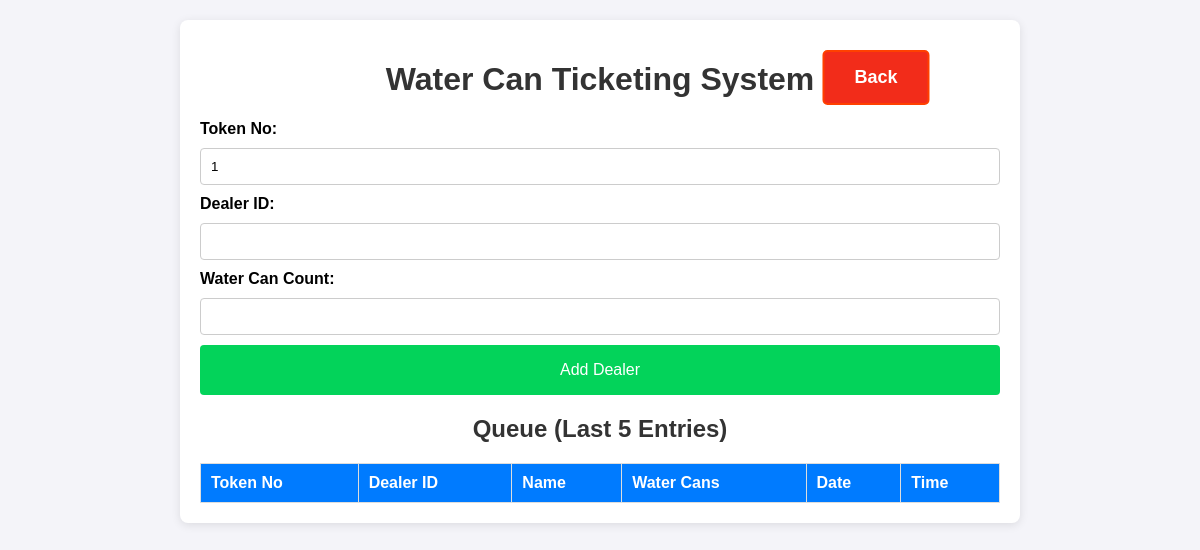
The page /data_entry on the database as committed earlier.
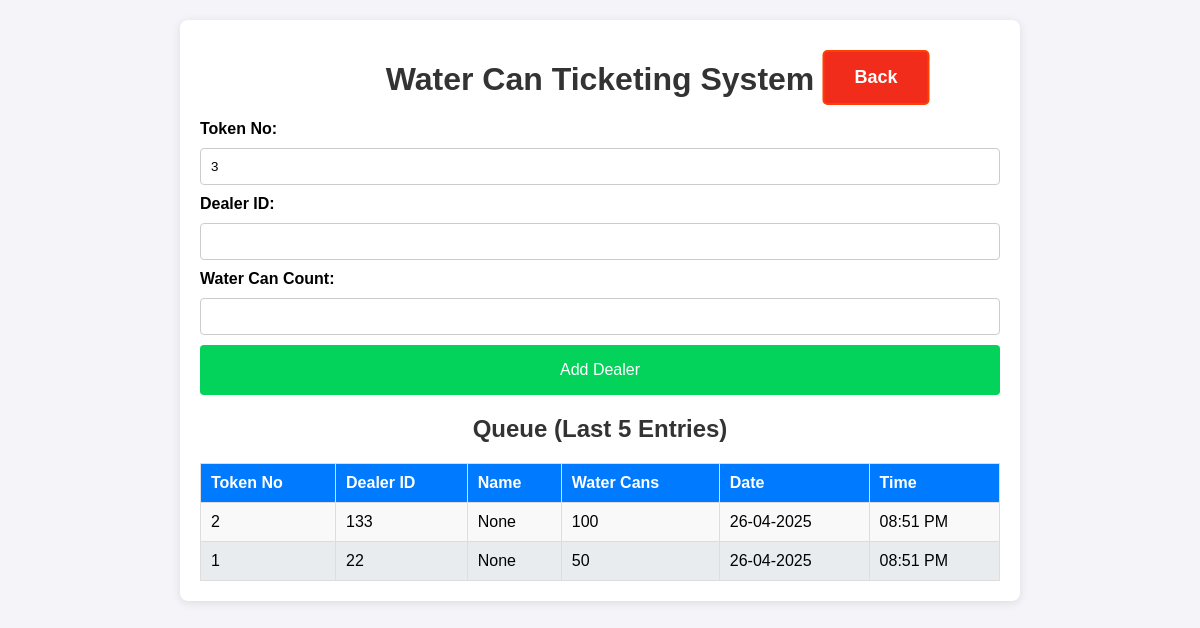
The same page on the database as committed later.
### app.py (models this page shows, shortened)
class Dealer(db.Model):
    id = db.Column(db.Integer, primary_key=True)
    dealer_id = db.Column(db.String(100), nullable=False)
    water_can_count = db.Column(db.Integer, nullable=False)
    timestamp = db.Column(db.DateTime, default=datetime.now)
    token_id = db.Column(db.Integer, nullable=False)  # Daily resetting token ID
    @property
    def formatted_date(self):
        return self.timestamp.strftime("%d-%m-%Y")  # Format the date
    @property
    def formatted_time(self):
        return self.timestamp.strftime("%I:%M %p")  # Format the time in 12-hour format

### app.py (the view)
@app.route('/data_entry')
def data_entry(error_message=None):
    today = datetime.today().date()
    dealer_queue = db.session.query(Dealer, Dealer_details.name).outerjoin(Dealer_details, Dealer.dealer_id == Dealer_details.dealer_id).filter(func.date(Dealer.timestamp) == today).order_by(Dealer.timestamp.desc()).limit(5).all()
    token_no = get_next_token_id()
    return render_template('data_entry.html', queue=dealer_queue, token_no = token_no, error_message=error_message)

### app.py (called while the page is built)
def get_next_token_id():
    today = datetime.today().date()
    tokens_today = Dealer.query.with_entities(Dealer.token_id)\
        .filter(func.date(Dealer.timestamp) == today)\
        .order_by(Dealer.token_id.asc())\
        .all()
    token_ids = [token[0] for token in tokens_today]
    max_token_id = max(token_ids) if len(token_ids)>0 else 0
    for i in range(1, max_token_id + 2):
        if i not in token_ids:
            return i
    return 1

### templates/data_entry.html (shortened to what this page needs)
<!DOCTYPE html>
<html lang="en">
<head>
    <link rel="stylesheet" href="/static/styles.css">
</head>
<body>
    <div class="container">
        <h1>Water Can Ticketing System</h1>
        <form action="/add_dealer" method="POST" class="form">
            <label for="token_no">Token No:</label>
            <input type="text" id="token_no" name="token_no" value="{{token_no}}" required >
            <label for="dealer_id">Dealer ID:</label>
            <input type="text" id="dealer_id" name="dealer_id" required autofocus>
            <label for="water_can_count">Water Can Count:</label>
            <input type="number" id="water_can_count" name="water_can_count" required>
            <button type="submit" class="btn">Add Dealer</button>
        </form>
        <h2>Queue (Last 5 Entries)</h2>
        <table>
            <thead>
                <tr>
                    <th>Token No</th>
                    <th>Dealer ID</th>
                    <th>Name</th>
                    <th>Water Cans</th>
                    <th>Date</th>
                    <th>Time</th>
                </tr>
            </thead>
            <tbody>
                {% for dealer, dealer_name in queue %}
                <tr>
                    <td>{{ dealer.token_id }}</td>
                    <td>{{ dealer.dealer_id }}</td>
                    <td>{{ dealer_name }}</td>
                    <td>{{ dealer.water_can_count }}</td>
                    <td>{{ dealer.formatted_date }}</td>
                    <td>{{ dealer.formatted_time }}</td>
                </tr>
                {% endfor %}
            </tbody>
        </table>
    </div>
    <a href="/" class="back">Back</a>
</body>
</html>

### static/styles.css (style rules this page uses)
body { font-family: Arial, sans-serif; background-color: #f4f4f9; margin: 0; padding: 0; }
.container { max-width: 800px; margin: 20px auto; background: #fff; padding: 20px; border-radius: 8px; box-shadow: 0 2px 10px rgba(0, 0, 0, 0.1); }
h1, h2 { color: #333; text-align: center; }
.form { display: flex; flex-direction: column; gap: 10px; margin-bottom: 20px; }
.form label { font-weight: bold; }
.form input { padding: 10px; border: 1px solid #ccc; border-radius: 4px; }
.btn { background-color: #03d35a; color: #fff; border: none; padding: 10px; border-radius: 4px; cursor: pointer; font-size: medium; height: 50px; }
table { width: 100%; border-collapse: collapse; margin-top: 10px; }
h2 { text-align: center; margin-bottom: 20px; }
table th, table td { padding: 10px; border: 1px solid #ddd; text-align: left; }
table th { background-color: #007bff; color: white; }
table tbody tr:nth-child(odd) { background-color: #f9f9f9; }
table tbody tr:nth-child(even) { background-color: #e9ecef; }
a { display: inline-block; padding: 15px 30px; font-size: 18px; font-weight: bold; text-align: center; text-decoration: none; background-color: #007bff; color: white; border-radius: 5px; border: 2px solid #007bff; transition: all 0.3s ease; position: absolute; left: 50%; transform: translateX(-50%); transition: transform 0.2s, background-color 0.2s; }
.back { background-color: #f22c1a; border: 2px solid #ff4000; top: 50px; left: 73%; }

Rows that differ between the two databases and show on the page:
added Dealer: token_id "2", dealer_id "133", dealer_name "None", water_can_count "100", formatted_date "26-04-2025", formatted_time "08:51 PM"
added Dealer: token_id "1", dealer_id "22", dealer_name "None", water_can_count "50", formatted_date "26-04-2025", formatted_time "08:51 PM"
Other text that changed with them:
form field token_no: "1" → "3"
